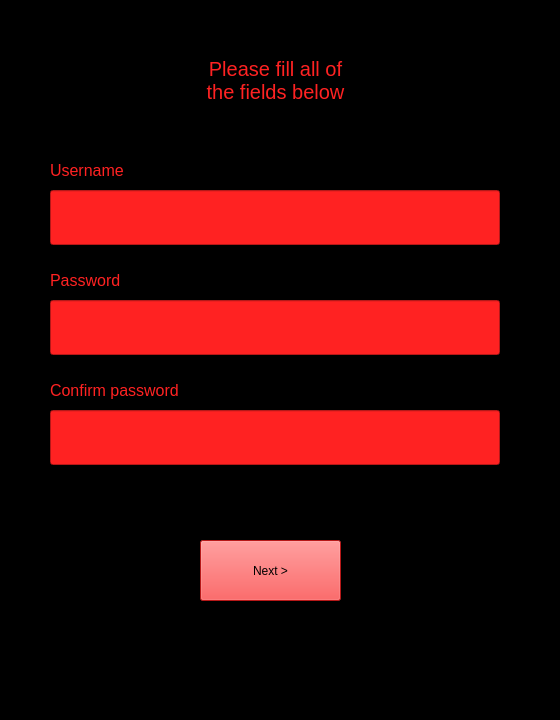
<?xml version="1.0" encoding="UTF-8"?>
<ui version="4.0">
 <class>Reg_1</class>
 <widget class="QMainWindow" name="Reg_1">
  <property name="geometry">
   <rect>
    <x>0</x>
    <y>0</y>
    <width>560</width>
    <height>720</height>
   </rect>
  </property>
  <property name="windowTitle">
   <string>MainWindow</string>
  </property>
  <property name="autoFillBackground">
   <bool>false</bool>
  </property>
  <property name="styleSheet">
   <string notr="true">background-color: rgb(0, 0, 0);</string>
  </property>
  <widget class="QWidget" name="centralwidget">
   <widget class="QLabel" name="pass_lbl">
    <property name="geometry">
     <rect>
      <x>50</x>
      <y>260</y>
      <width>400</width>
      <height>40</height>
     </rect>
    </property>
    <property name="font">
     <font>
      <pointsize>12</pointsize>
     </font>
    </property>
    <property name="styleSheet">
     <string notr="true">color:rgb(255,34,34)</string>
    </property>
    <property name="text">
     <string>Password</string>
    </property>
   </widget>
   <widget class="QLabel" name="conf_pass_lbl">
    <property name="geometry">
     <rect>
      <x>50</x>
      <y>370</y>
      <width>400</width>
      <height>40</height>
     </rect>
    </property>
    <property name="font">
     <font>
      <pointsize>12</pointsize>
     </font>
    </property>
    <property name="styleSheet">
     <string notr="true">color:rgb(255,34,34)</string>
    </property>
    <property name="text">
     <string>Confirm password</string>
    </property>
   </widget>
   <widget class="QLabel" name="usr_lbl">
    <property name="geometry">
     <rect>
      <x>50</x>
      <y>150</y>
      <width>400</width>
      <height>40</height>
     </rect>
    </property>
    <property name="font">
     <font>
      <pointsize>12</pointsize>
     </font>
    </property>
    <property name="styleSheet">
     <string notr="true">color:rgb(255,34,34)</string>
    </property>
    <property name="text">
     <string>Username</string>
    </property>
   </widget>
   <widget class="QPushButton" name="btn_Confirm">
    <property name="geometry">
     <rect>
      <x>660</x>
      <y>850</y>
      <width>112</width>
      <height>34</height>
     </rect>
    </property>
    <property name="text">
     <string>Sing Up</string>
    </property>
   </widget>
   <widget class="QLineEdit" name="usr_input">
    <property name="geometry">
     <rect>
      <x>50</x>
      <y>190</y>
      <width>450</width>
      <height>55</height>
     </rect>
    </property>
    <property name="styleSheet">
     <string notr="true">background-color:rgb(255,34,34)</string>
    </property>
   </widget>
   <widget class="QLineEdit" name="pass_input">
    <property name="geometry">
     <rect>
      <x>50</x>
      <y>300</y>
      <width>450</width>
      <height>55</height>
     </rect>
    </property>
    <property name="styleSheet">
     <string notr="true">background-color:rgb(255,34,34)</string>
    </property>
   </widget>
   <widget class="QLineEdit" name="conf_pass_input">
    <property name="geometry">
     <rect>
      <x>50</x>
      <y>410</y>
      <width>450</width>
      <height>55</height>
     </rect>
    </property>
    <property name="styleSheet">
     <string notr="true">background-color:rgb(255,34,34)</string>
    </property>
   </widget>
   <widget class="QPushButton" name="next_btn">
    <property name="geometry">
     <rect>
      <x>200</x>
      <y>540</y>
      <width>141</width>
      <height>61</height>
     </rect>
    </property>
    <property name="styleSheet">
     <string notr="true">background-color:rgb(255,34,34)</string>
    </property>
    <property name="text">
     <string>Next &gt;</string>
    </property>
   </widget>
   <widget class="QLabel" name="reg_lbl">
    <property name="geometry">
     <rect>
      <x>50</x>
      <y>40</y>
      <width>451</width>
      <height>81</height>
     </rect>
    </property>
    <property name="font">
     <font>
      <pointsize>15</pointsize>
     </font>
    </property>
    <property name="styleSheet">
     <string notr="true">color:rgb(255,34,34)</string>
    </property>
    <property name="text">
     <string>Please fill all of
the fields below</string>
    </property>
    <property name="alignment">
     <set>Qt::AlignCenter</set>
    </property>
   </widget>
  </widget>
  <widget class="QMenuBar" name="menubar">
   <property name="geometry">
    <rect>
     <x>0</x>
     <y>0</y>
     <width>560</width>
     <height>31</height>
    </rect>
   </property>
  </widget>
  <widget class="QStatusBar" name="statusbar"/>
 </widget>
 <resources/>
 <connections/>
</ui>
